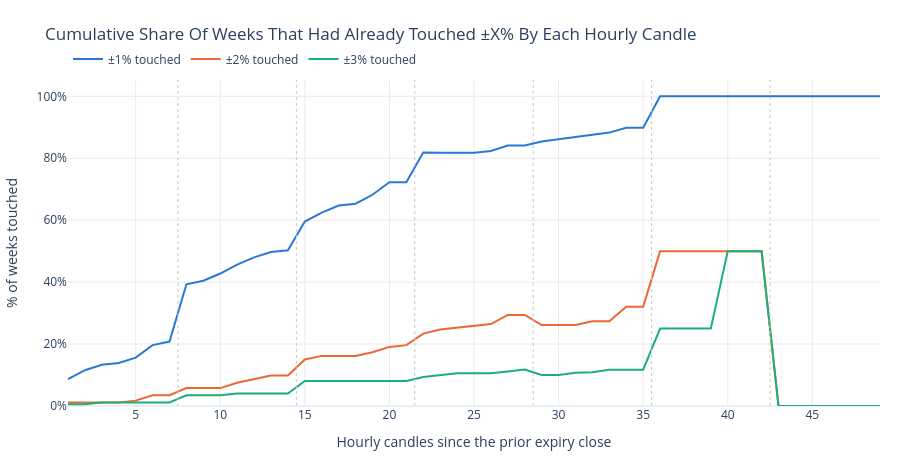

Notebook cell for this chart:
### Markdown cell above
## When In The Week Does The Damage Happen?

Each weekly path is walked hour by hour, tracking the share of weeks that had already traded ±1%, ±2% or ±3% away from the anchor by that point. A curve that is already flat by the middle of the week means the risk was front-loaded; one that keeps climbing into expiry means the last sessions are where shorts get tested.

Dotted verticals mark day boundaries (7 hourly candles per full session).

### Code cell
CANDLES_PER_DAY = 7
max_candles = max(len(p) for p in paths)

# Running |move| from the anchor: how far the week had travelled by candle k, either side.
excursion = np.full((len(paths), max_candles), np.nan)
for i, path in enumerate(paths):
    running = np.maximum.accumulate(np.maximum(path[:, 0], -path[:, 1]))
    excursion[i, : len(running)] = running

alive = (~np.isnan(excursion)).sum(axis=0)
x = np.arange(1, max_candles + 1)

fig = go.Figure()
for threshold, color in zip(TOUCH_THRESHOLDS, SERIES_HEX):
    touched = np.nansum(excursion >= threshold, axis=0) / np.maximum(alive, 1) * 100
    fig.add_trace(
        go.Scatter(
            x=x, y=touched, mode="lines", name=f"±{threshold:.0f}% touched",
            line=dict(color=color, width=2),
            hovertemplate="candle %{x} — %{y:.1f}% of weeks<extra></extra>",
        )
    )

for boundary in range(CANDLES_PER_DAY, max_candles, CANDLES_PER_DAY):
    fig.add_vline(x=boundary + 0.5, line_dash="dot", line_color="#c9c8c4", line_width=1)

fig.update_layout(
    title="Cumulative Share Of Weeks That Had Already Touched ±X% By Each Hourly Candle",
    template="plotly_white",
    height=460,
    hovermode="x unified",
    legend=dict(orientation="h", yanchor="bottom", y=1.02, xanchor="left", x=0),
    margin=dict(t=80, b=50, l=60, r=20),
)
fig.update_xaxes(title_text="Hourly candles since the prior expiry close", gridcolor="#eceae6")
fig.update_yaxes(title_text="% of weeks touched", ticksuffix="%", gridcolor="#eceae6", rangemode="tozero")
fig.show()

timing = pd.DataFrame(
    {
        "Day of the expiry week": [f"Day {d}" for d in range(1, int(np.ceil(max_candles / CANDLES_PER_DAY)) + 1)],
        "Weekly high printed here": (
            ((moves["candles_to_max_up"] - 1) // CANDLES_PER_DAY + 1)
            .value_counts(normalize=True).sort_index().mul(100).round(1)
            .reindex(range(1, int(np.ceil(max_candles / CANDLES_PER_DAY)) + 1), fill_value=0.0).to_numpy()
        ),
        "Weekly low printed here": (
            ((moves["candles_to_max_down"] - 1) // CANDLES_PER_DAY + 1)
            .value_counts(normalize=True).sort_index().mul(100).round(1)
            .reindex(range(1, int(np.ceil(max_candles / CANDLES_PER_DAY)) + 1), fill_value=0.0).to_numpy()
        ),
    }
)
display(timing.style.format({"Weekly high printed here": "{:.1f}%", "Weekly low printed here": "{:.1f}%"}))

### Figure 1 — Plotly figure (JSON) as saved in the notebook; plotly's stock layout.template omitted (floating-point values rounded to 4 significant figures)
{"data": [{"hovertemplate": "candle %{x} — %{y:.1f}% of weeks<extra></extra>", "line": {"color": "#2a78d6", "width": 2}, "mode": "lines", "name": "±1% touched", "type": "scatter", "x": [1, 2, 3, 4, 5, 6, 7, 8, 9, 10, 11, 12, 13, 14, 15, 16, 17, 18, 19, 20, 21, 22, 23, 24, 25, 26, 27, 28, 29, 30, 31, 32, 33, 34, 35, 36, 37, 38, 39, 40, 41, 42, 43, 44, 45, 46, 47, 48, 49], "y": [8.671, 11.56, 13.29, 13.87, 15.61, 19.65, 20.81, 39.31, 40.46, 42.77, 45.66, 47.98, 49.71, 50.29, 59.54, 62.43, 64.74, 65.32, 68.21, 72.25, 72.25, 81.87, 81.76, 81.76, 81.76, 82.35, 84.12, 84.12, 85.38, 86.15, 86.92, 87.5, 88.28, 89.84, 89.84, 100.0, 100.0, 100.0, 100.0, 100.0, 100.0, 100.0, 100.0, 100.0, 100.0, 100.0, 100.0, 100.0, 100.0]}, {"hovertemplate": "candle %{x} — %{y:.1f}% of weeks<extra></extra>", "line": {"color": "#eb6834", "width": 2}, "mode": "lines", "name": "±2% touched", "type": "scatter", "x": [1, 2, 3, 4, 5, 6, 7, 8, 9, 10, 11, 12, 13, 14, 15, 16, 17, 18, 19, 20, 21, 22, 23, 24, 25, 26, 27, 28, 29, 30, 31, 32, 33, 34, 35, 36, 37, 38, 39, 40, 41, 42, 43, 44, 45, 46, 47, 48, 49], "y": [1.156, 1.156, 1.156, 1.156, 1.734, 3.468, 3.468, 5.78, 5.78, 5.78, 7.514, 8.671, 9.827, 9.827, 15.03, 16.18, 16.18, 16.18, 17.34, 19.08, 19.65, 23.39, 24.71, 25.29, 25.88, 26.47, 29.41, 29.41, 26.15, 26.15, 26.15, 27.34, 27.34, 32.03, 32.03, 50.0, 50.0, 50.0, 50.0, 50.0, 50.0, 50.0, 0.0, 0.0, 0.0, 0.0, 0.0, 0.0, 0.0]}, {"hovertemplate": "candle %{x} — %{y:.1f}% of weeks<extra></extra>", "line": {"color": "#1baf7a", "width": 2}, "mode": "lines", "name": "±3% touched", "type": "scatter", "x": [1, 2, 3, 4, 5, 6, 7, 8, 9, 10, 11, 12, 13, 14, 15, 16, 17, 18, 19, 20, 21, 22, 23, 24, 25, 26, 27, 28, 29, 30, 31, 32, 33, 34, 35, 36, 37, 38, 39, 40, 41, 42, 43, 44, 45, 46, 47, 48, 49], "y": [0.578, 0.578, 1.156, 1.156, 1.156, 1.156, 1.156, 3.468, 3.468, 3.468, 4.046, 4.046, 4.046, 4.046, 8.092, 8.092, 8.092, 8.092, 8.092, 8.092, 8.092, 9.357, 10.0, 10.59, 10.59, 10.59, 11.18, 11.76, 10.0, 10.0, 10.77, 10.94, 11.72, 11.72, 11.72, 25.0, 25.0, 25.0, 25.0, 50.0, 50.0, 50.0, 0.0, 0.0, 0.0, 0.0, 0.0, 0.0, 0.0]}], "layout": {"height": 460, "hovermode": "x unified", "legend": {"orientation": "h", "x": 0, "xanchor": "left", "y": 1.02, "yanchor": "bottom"}, "margin": {"b": 50, "l": 60, "r": 20, "t": 80}, "shapes": [{"line": {"color": "#c9c8c4", "dash": "dot", "width": 1}, "type": "line", "x0": 7.5, "x1": 7.5, "xref": "x", "y0": 0, "y1": 1, "yref": "y domain"}, {"line": {"color": "#c9c8c4", "dash": "dot", "width": 1}, "type": "line", "x0": 14.5, "x1": 14.5, "xref": "x", "y0": 0, "y1": 1, "yref": "y domain"}, {"line": {"color": "#c9c8c4", "dash": "dot", "width": 1}, "type": "line", "x0": 21.5, "x1": 21.5, "xref": "x", "y0": 0, "y1": 1, "yref": "y domain"}, {"line": {"color": "#c9c8c4", "dash": "dot", "width": 1}, "type": "line", "x0": 28.5, "x1": 28.5, "xref": "x", "y0": 0, "y1": 1, "yref": "y domain"}, {"line": {"color": "#c9c8c4", "dash": "dot", "width": 1}, "type": "line", "x0": 35.5, "x1": 35.5, "xref": "x", "y0": 0, "y1": 1, "yref": "y domain"}, {"line": {"color": "#c9c8c4", "dash": "dot", "width": 1}, "type": "line", "x0": 42.5, "x1": 42.5, "xref": "x", "y0": 0, "y1": 1, "yref": "y domain"}], "title": {"text": "Cumulative Share Of Weeks That Had Already Touched ±X% By Each Hourly Candle"}, "xaxis": {"gridcolor": "#eceae6", "title": {"text": "Hourly candles since the prior expiry close"}}, "yaxis": {"gridcolor": "#eceae6", "rangemode": "tozero", "ticksuffix": "%", "title": {"text": "% of weeks touched"}}}}
